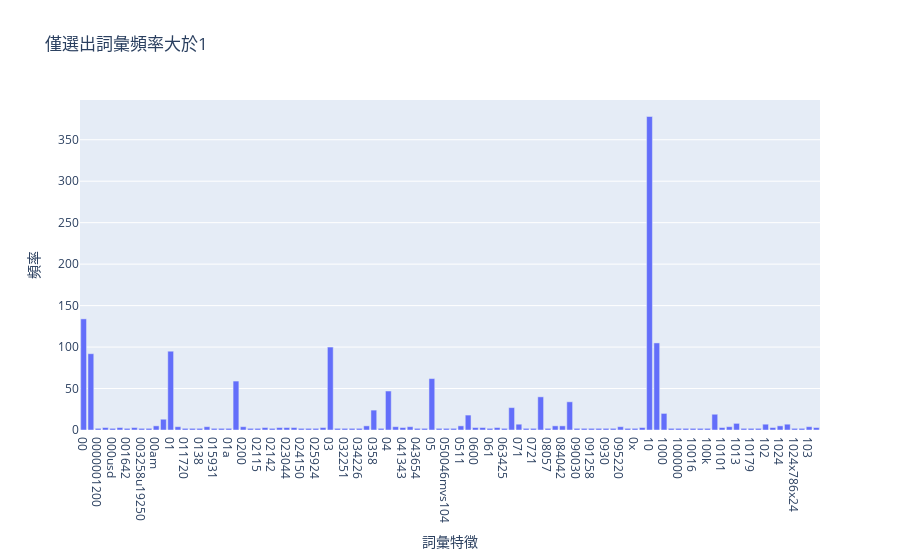

Notebook code cell kept with this figure:
### Markdown cell above
#### >>> **Exercise 14 (take home):**
* 上述圖表只包含文件中的300個詞彙，並且已經對計算和視覺化產生了大量的計算壓力。作為一項練習，你能否有效地減少你想要視覺化的術語數量。

### Code cell
# 目的: 僅選出頻率大於1的詞彙來更有效的視覺化數量
# 首先將300個詞彙與相對出現次數結合成(300,2)的維度
x = np.asarray(count_vect.get_feature_names_out()[:300]).reshape((300,1))
y = term_frequencies[:300].reshape((300,1))
sum =  np.hstack((x, y))
# 僅選出出現次數大於1的詞彙
feature_names=[]
frequencies=[]
for j in range(0,sum.shape[0]):
    if sum[j,1]>1:
        feature_names.append(sum[j,0])
        frequencies.append(sum[j,1])
# 將選出的詞彙和出現次數視覺化
x = feature_names
y = frequencies
trace = go.Bar(x=x,y=y,name="詞彙出現次數")
layout = go.Layout(title="僅選出詞彙頻率大於1",xaxis={"title":"詞彙特徵"},
    yaxis={"title":"頻率"},barmode="group")

fig = go.Figure(data = [trace],layout=layout)
fig.show()

### Figure 1 — Plotly figure (JSON) as saved in the notebook; plotly's stock layout.template omitted (floating-point values rounded to 4 significant figures)
{"data": [{"name": "詞彙出現次數", "type": "bar", "x": ["00", "000", "0000001200", "0001", "000usd", "0010580b", "001642", "002", "003258u19250", "004021809", "00am", "00pm", "01", "0100", "011720", "013", "0138", "01580", "015931", "0184", "01a", "02", "0200", "020504", "02115", "02118", "02142", "02173", "023044", "024103", "024150", "025240", "025924", "0293", "03", "031423", "032251", "033446", "034226", "0349", "0358", "0391", "04", "040", "041343", "0423", "043654", "044140", "05", "0500", "050046mvs104", "0510", "0511", "06", "0600", "0608", "061", "06320", "063425", "07", "071", "071823", "0721", "08", "08057", "081052", "084042", "09", "090030", "091139", "091258", "091844", "0930", "093300", "095220", "0987", "0x", "0x100", "10", "100", "1000", "10000", "100000", "100015", "10016", "100grams", "100k", "101", "10101", "101010", "1013", "1015", "10179", "10193", "102", "102007", "1024", "1024x768", "1024x786x24", "1028", "103", "103237"], "y": [134, 92, 2, 3, 2, 3, 2, 3, 2, 2, 5, 13, 95, 4, 2, 2, 2, 4, 2, 2, 2, 59, 4, 2, 2, 3, 2, 3, 3, 3, 2, 2, 2, 3, 100, 2, 2, 2, 2, 5, 24, 2, 47, 4, 3, 4, 2, 2, 62, 2, 2, 2, 5, 18, 3, 3, 2, 3, 2, 27, 7, 2, 2, 40, 2, 5, 5, 34, 2, 2, 2, 2, 2, 2, 4, 2, 2, 3, 378, 105, 20, 2, 2, 2, 2, 2, 2, 19, 3, 4, 8, 2, 2, 2, 7, 3, 5, 7, 2, 2, 4, 3]}], "layout": {"barmode": "group", "title": {"text": "僅選出詞彙頻率大於1"}, "xaxis": {"title": {"text": "詞彙特徵"}}, "yaxis": {"title": {"text": "頻率"}}}}
